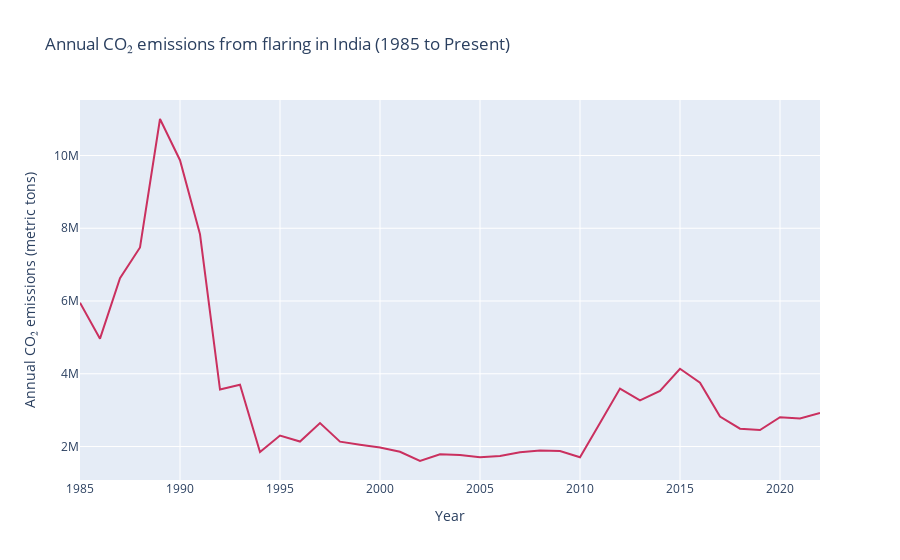

Notebook cell for this chart:
### Markdown cell above
### Carbon Emission Due to Flaring

### Code cell
india_data_filtered = df_flaring[(df_flaring['Entity'] == 'India') & (df_flaring['Year'] >= 1985)]

fig = px.line(india_data_filtered, x='Year', y='Annual CO₂ emissions from flaring',
              title='Annual CO₂ emissions from flaring in India (1985 to Present)',
              color_discrete_sequence=['#CA305F'])
fig.update_xaxes(title='Year')
fig.update_yaxes(title='Annual CO₂ emissions (metric tons)')
fig.show()

### Figure 1 — Plotly figure (JSON) as saved in the notebook; plotly's stock layout.template omitted (floating-point values rounded to 4 significant figures)
{"data": [{"hovertemplate": "Year=%{x}<br>Annual CO₂ emissions from flaring=%{y}<extra></extra>", "legendgroup": "", "line": {"color": "#CA305F", "dash": "solid"}, "marker": {"symbol": "circle"}, "mode": "lines", "name": "", "orientation": "v", "showlegend": false, "type": "scatter", "x": [1985, 1986, 1987, 1988, 1989, 1990, 1991, 1992, 1993, 1994, 1995, 1996, 1997, 1998, 1999, 2000, 2001, 2002, 2003, 2004, 2005, 2006, 2007, 2008, 2009, 2010, 2011, 2012, 2013, 2014, 2015, 2016, 2017, 2018, 2019, 2020, 2021, 2022], "xaxis": "x", "y": [5953949, 4964720, 6628126, 7470896, 11002922, 9870757, 7833632, 3565072, 3700640, 1851796, 2303268, 2135792, 2645498, 2133216, 2048000.0, 1973441, 1856872, 1602081, 1786836, 1765007, 1703873, 1741354, 1842345, 1887652, 1878801, 1704123, 2648179, 3592236, 3265639, 3529487, 4137466, 3756230, 2823090, 2489685, 2454173, 2805992, 2771550, 2923606], "yaxis": "y"}], "layout": {"autosize": true, "legend": {"tracegroupgap": 0}, "title": {"text": "Annual CO₂ emissions from flaring in India (1985 to Present)"}, "xaxis": {"anchor": "y", "autorange": true, "domain": [0, 1], "range": [1985, 2022], "title": {"text": "Year"}, "type": "linear"}, "yaxis": {"anchor": "x", "autorange": true, "domain": [0, 1], "range": [1080000.0, 11530000.0], "title": {"text": "Annual CO₂ emissions (metric tons)"}, "type": "linear"}}}
